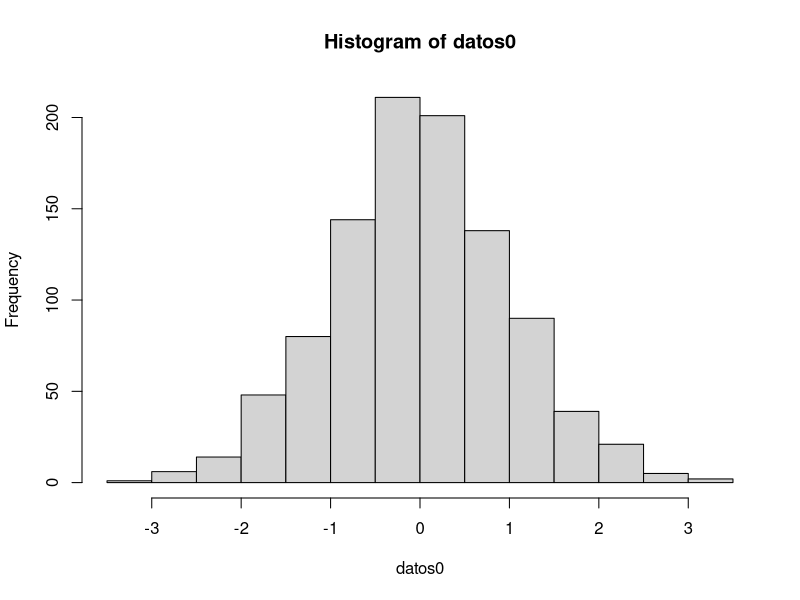
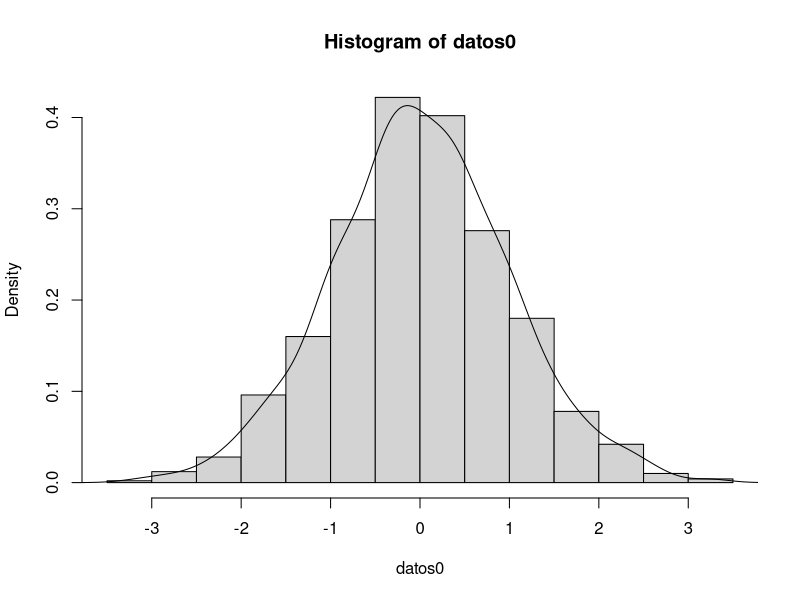
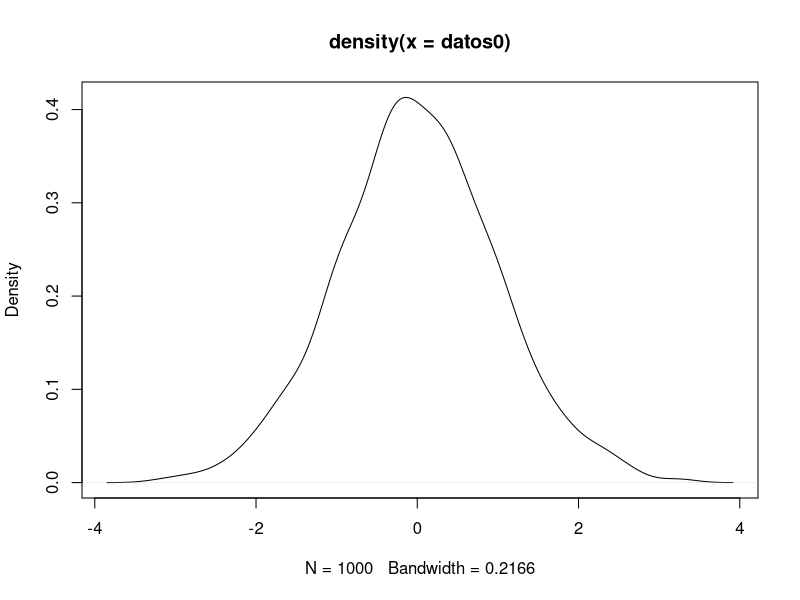
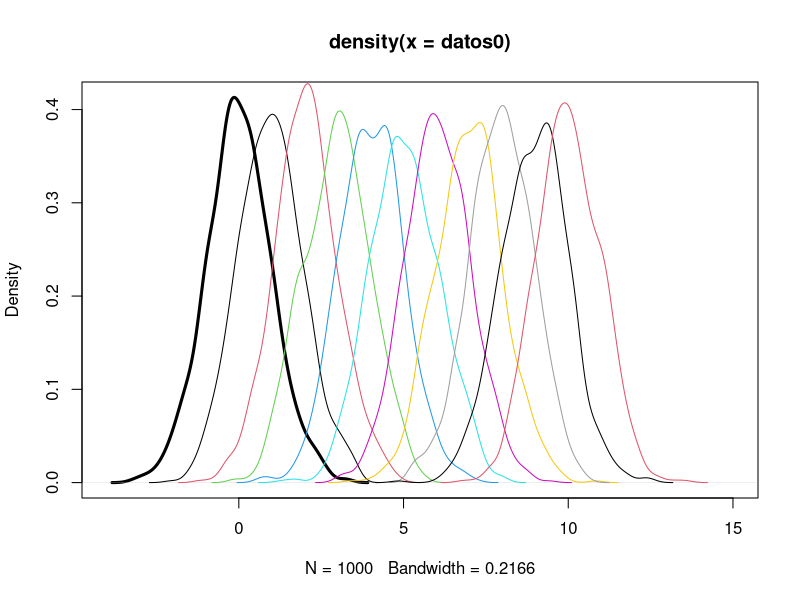
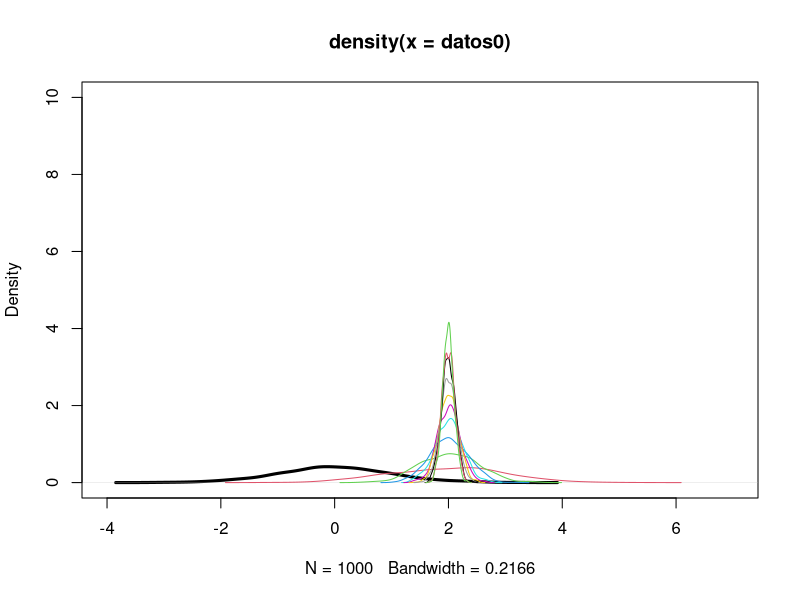

The R source for these figures, in order:
##ttest.r
##2014-07-21 dmontaner@cipf.es
##Statistical testing with R: Student's t-test
## <http://en.wikipedia.org/wiki/T_test>
## <http://es.wikipedia.org/wiki/Prueba_t_de_Student>

## CLEAN THE WORKING ENVIRONMENT
rm (list = ls ())
options (width = 200)

## SIMULATE NORMAL DATA
N <- 1000
media <- 0
desviacion <- 1

N
media
desviacion

rnorm (n = N, mean = media, sd = desviacion)

## KEEP THE DATA
datos0 <- rnorm (n = N, mean = media, sd = desviacion)

## DISTRIBUTION
hist (datos0)

## DENSITY
hist (datos0, freq = FALSE)
lines (density (datos0))

plot (density (datos0))


## LOOP OVER THE MEAN VALUES
plot (density (datos0), xlim = c (-4,15), lwd = 3)
for (i in 1:10) {
    print (i)
    datos <- rnorm (n = N, mean = i, sd = desviacion)    
    lines (density (datos), col = i)
    readline ("press intro: ")
}


## LOOP OVER THE DEVIATION VALUES
plot (density (datos0), xlim = c (-4,7), ylim = c(0, 10), lwd = 3)
for (j in 1:10) {
    d <- 1/j
    print (d)
    datos <- rnorm (n = N, mean = 2, sd = d)    
    lines (density (datos), col = j+1)
    readline ("press intro: ")
}

################################################################################

## P-VALUE
t.test (x = datos, y = datos0)
t.test (x = datos, y = datos0)$p.value

## P-VALUE changes with the mean values
for (i in 1:10) {
    i <- i/50
    cat ("mean", i, fill = TRUE)
    datos <- rnorm (n = N, mean = i, sd = desviacion)    
    ##
    p <- t.test (x = datos, y = datos0)$p.value
    cat ("p-value: ", p, fill = TRUE)
    cat ("\n")
}


## P-VALUE changes with the standard deviation
for (j in 1:10) {
    d <- 1/j
    cat ("sd", d, fill = TRUE)
    datos <- rnorm (n = N, mean = 1, sd = d)
    ##
    p <- t.test (x = datos, y = datos0)$p.value
    cat ("p-value: ", p, fill = TRUE)
    cat ("\n")
}

